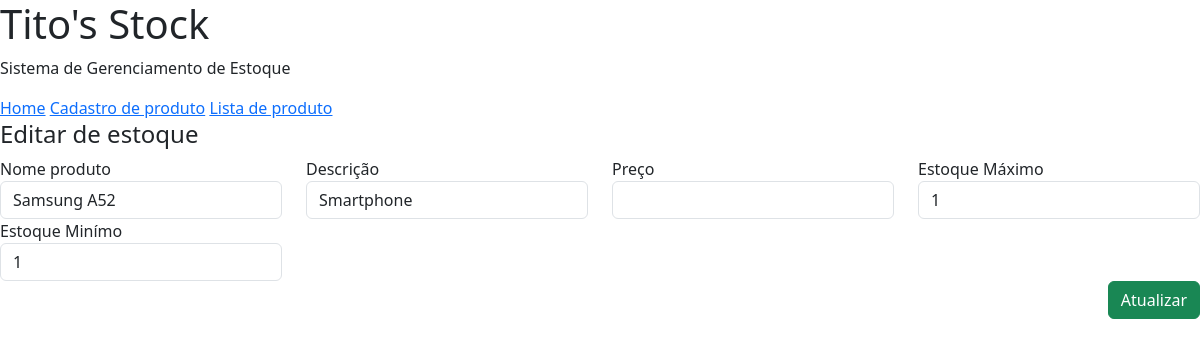
/estoque/editar/1, run on the app's committed database.
### estoque/models.py (models this page shows)
class Estoque(models.Model):
    nome_produto = models.CharField(max_length=100)
    descricao = models.CharField(max_length=255)
    preco = models.FloatField()
    max_estoque = models.IntegerField()
    min_estoque = models.IntegerField()
    created_at = models.DateTimeField(default=datetime.now)
    updated_at = models.DateTimeField(default=datetime.now, blank=True)

### estoque/views.py (the view)
# urls.py: path('editar/<int:id_estoque>', views.editar, name='editar_estoque'),
def editar(request, id_estoque):
    estoque = get_object_or_404(Estoque, pk=id_estoque)
    return render(request, 'editar_estoque.html', {'dados_estoque': estoque})

### estoque/templates/editar_estoque.html (shortened to what this page needs)
{% extends 'master_estoque.html' %}
{% block content %}
    <h4>Editar de estoque</h4>
        <form action="{% url 'atualizar_estoque' %}" method="post">
            <div class="row">
                <div class="col-md-3">
                    <label for="nome_produto">Nome produto</label>
                    <input type="text" name="nome_produto" class="form-control" value="{{dados_estoque.nome_produto}}">
                </div>
                <div class="col-md-3">
                    <label for="descricao">Descrição</label>
                    <input type="text" name="descricao" class="form-control" value="{{dados_estoque.descricao}}">
                </div>
                <div class="col-md-3">
                    <label for="preco">Preço</label>
                    <input type="number" name="preco" class="form-control" value="{{dados_estoque.preco}}">
                </div>
                <div class="col-md-3">
                    <label for="max_estoque">Estoque Máximo</label>
                    <input type="number" name="max_estoque" class="form-control" value="{{dados_estoque.max_estoque}}">
                </div>
                <div class="col-md-3">
                    <label for="min_estoque">Estoque Minímo</label>
                    <input type="number" name="min_estoque" class="form-control" value="{{dados_estoque.min_estoque}}">
                </div>
                <div class="d-flex justify-content-end">
                    <button class="btn btn-success">Atualizar</button>
                </div>
            </div>
        </form>
{% endblock %}

### data on the page
Estoque: nome_produto "Samsung A52", descricao "Smartphone", max_estoque "1", min_estoque "1"
